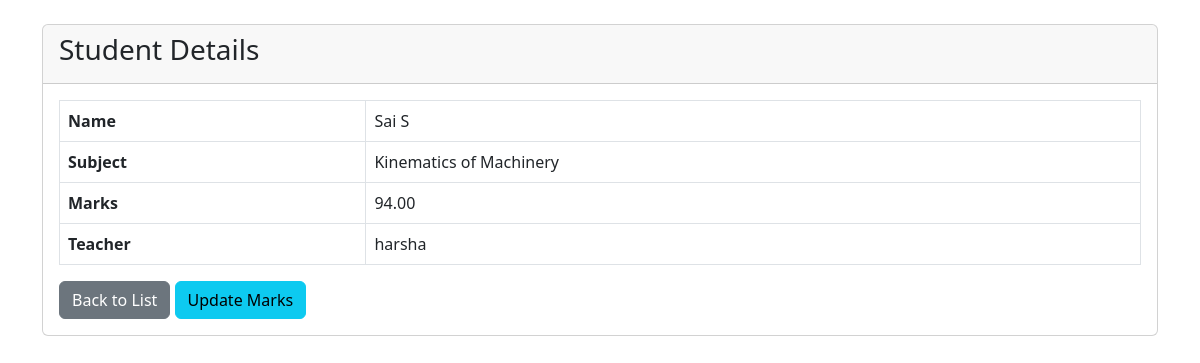
/student/5/ (signed in), run on the app's committed database.
### portal/models.py (models this page shows, shortened)
class Student(models.Model):
    name = models.CharField(max_length=100)
    subject = models.CharField(max_length=100)
    marks = models.DecimalField(max_digits=5, decimal_places=2)
    teacher = models.ForeignKey(Teacher, on_delete=models.CASCADE)
    class Meta:
        unique_together = ('name', 'subject', 'teacher')

class Teacher(AbstractUser):
    pass

### portal/views.py (the view)
# urls.py: path('student/<int:student_id>/', views.student_detail_view, name='student_detail'),
@login_required
def student_detail_view(request, student_id):
    student = get_object_or_404(Student, id=student_id, teacher=request.user)
    return render(request, 'portal/student_details.html', {'student': student})

### templates/portal/student_details.html (shortened to what this page needs)
{% extends "base.html" %}
{% block content %}
<div class="container mt-4">
    <div class="card">
        <div class="card-header">
            <h3>Student Details</h3>
        </div>
        <div class="card-body">
            <table class="table table-bordered">
                <tr>
                    <th>Name</th>
                    <td>{{ student.name }}</td>
                </tr>
                <tr>
                    <th>Subject</th>
                    <td>{{ student.subject }}</td>
                </tr>
                <tr>
                    <th>Marks</th>
                    <td data-field="marks">{{ student.marks }}</td>
                </tr>
                <tr>
                    <th>Teacher</th>
                    <td>{{ student.teacher.username }}</td>
                </tr>
            </table>
            <a href="{% url 'home' %}" class="btn btn-secondary">Back to List</a>
            <button class="btn btn-info update-btn" data-id="{{ student.id }}" data-subject="{{ student.subject }}">Update Marks</button>
        </div>
    </div>
</div>
{% endblock %}

### data on the page
Student: name "Sai S", subject "Kinematics of Machinery", marks "94.00", teacher.username "harsha"
